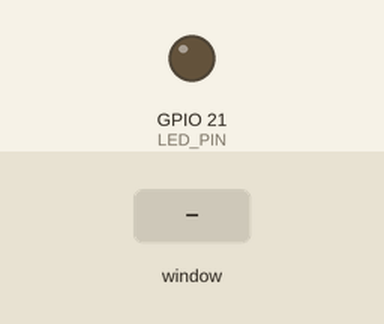
Bench run of a program on a simulated Raspberry Pi (BCM pin numbers). Parts: output pins drawn as LEDs (lit = HIGH). The test bench sets the inputs (shaded band). The desktop window is not drawn, its controls go by their first labels and the mouse button is held 0.15 s; threads take turns every 2 ms.

Above: at 1.2 s.
1.3 s: control labelled "Blink LED" in the window clicked
At 1.8 s:
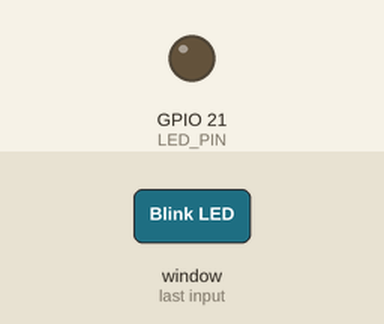
2.8 s: control labelled "Turn On" in the window clicked
At 3.8 s:
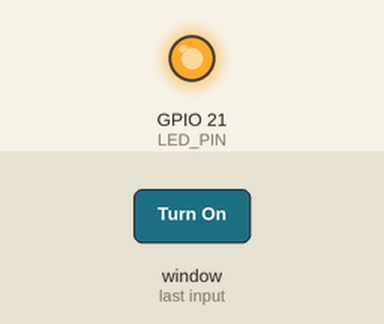
4.3 s: control labelled "Turn Off" in the window clicked
At 5.0 s:
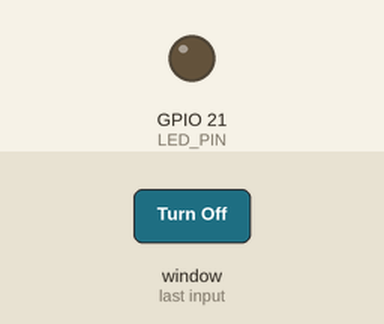
Timing chart, 0 to 7.3 s (numbered marks = the images above; inputs shaded):
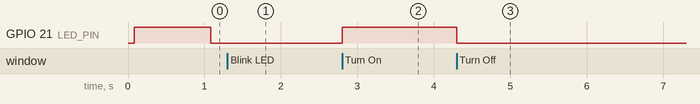

The program:

gui.py
```python
import tkinter as tk
import RPi.GPIO as GPIO
from threading import Thread
import time

LED_PIN = 21

def led_on():
    GPIO.output(LED_PIN, GPIO.HIGH)

def led_off():
    GPIO.output(LED_PIN, GPIO.LOW)

def blink_led():
    while is_blinking.get():
        led_on()
        time.sleep(1)
        led_off()
        time.sleep(1)

def start_stop_blink():
    if blink_var.get():
        is_blinking.set(True)
        blink_thread = Thread(target=blink_led)
        blink_thread.start()
    else:
        is_blinking.set(False)

def quit_app():
    if blink_thread.is_alive():
        blink_thread.join()
    GPIO.cleanup()
    root.destroy()

if __name__ == "__main__":
    root = tk.Tk()
    root.title("GPIO Control App")

    GPIO.setmode(GPIO.BCM)
    GPIO.setup(LED_PIN, GPIO.OUT)

    blink_var = tk.BooleanVar(value=True)
    is_blinking = tk.BooleanVar()

    btn_on = tk.Button(root, text="Turn On", command=led_on)
    btn_on.pack(pady=10)

    btn_off = tk.Button(root, text="Turn Off", command=led_off)
    btn_off.pack(pady=10)

    blink_switch = tk.Checkbutton(root, text="Blink LED", variable=blink_var, command=start_stop_blink)
    blink_switch.pack(pady=10)
    start_stop_blink()

    # Thread for blinking LED
    blink_thread = Thread(target=blink_led)

    root.protocol("WM_DELETE_WINDOW", quit_app)
    root.geometry("300x300+150+150")
    root.mainloop()
```

Measured:
- after the input at 1.3 s, GPIO 21 (LED_PIN): stays LOW (without the input it goes to HIGH after 0.78 s)
- after the input at 2.8 s, GPIO 21 (LED_PIN): LOW → HIGH at once
- after the input at 4.3 s, GPIO 21 (LED_PIN): HIGH → LOW at once
